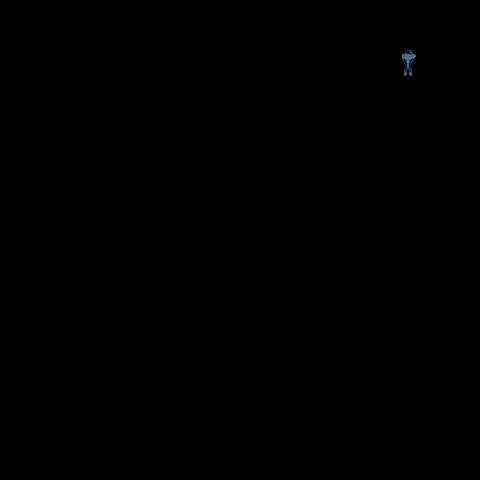

The image is a tile-based game level rendered from a .tmx file. Its description and source (layers, tilesets, objects; grid data summarised) follow:
An orthogonal 30x30 tile map with 16x16 px tiles, 4 tile layers (Back, Buildings, Front, AlwaysFront).

<map version="1.10" tiledversion="1.10.2" orientation="orthogonal" renderorder="right-down" width="30" height="30" tilewidth="16" tileheight="16" infinite="0" nextlayerid="5" nextobjectid="1">
 <tileset firstgid="1" name="zVillagers" tilewidth="16" tileheight="16" tilecount="90" columns="6">
  <image source="villagers.png" width="96" height="240" />
  <tile id="2">
   <animation>
    <frame tileid="2" duration="1000" />
    <frame tileid="4" duration="1000" />
   </animation>
  </tile>
  <tile id="3">
   <animation>
    <frame tileid="3" duration="1000" />
    <frame tileid="5" duration="1000" />
   </animation>
  </tile>
 </tileset>
 <layer id="1" name="Back" width="30" height="30">
  <properties>
   <property name="Draw" value="Back" />
  </properties>
  <data>[900 cells, 0 non-empty, 0 distinct tile ids]</data>
 </layer>
 <layer id="2" name="Buildings" width="30" height="30">
  <properties>
   <property name="Draw" value="Buildings" />
  </properties>
  <data>[900 cells, 2 non-empty, 2 distinct tile ids]</data>
 </layer>
 <layer id="3" name="Front" width="30" height="30">
  <properties>
   <property name="Draw" value="Front" />
  </properties>
  <data>[900 cells, 0 non-empty, 0 distinct tile ids]</data>
 </layer>
 <layer id="4" name="AlwaysFront" width="30" height="30">
  <properties>
   <property name="Draw" value="AlwaysFront" />
  </properties>
  <data>[900 cells, 0 non-empty, 0 distinct tile ids]</data>
 </layer>
</map>
